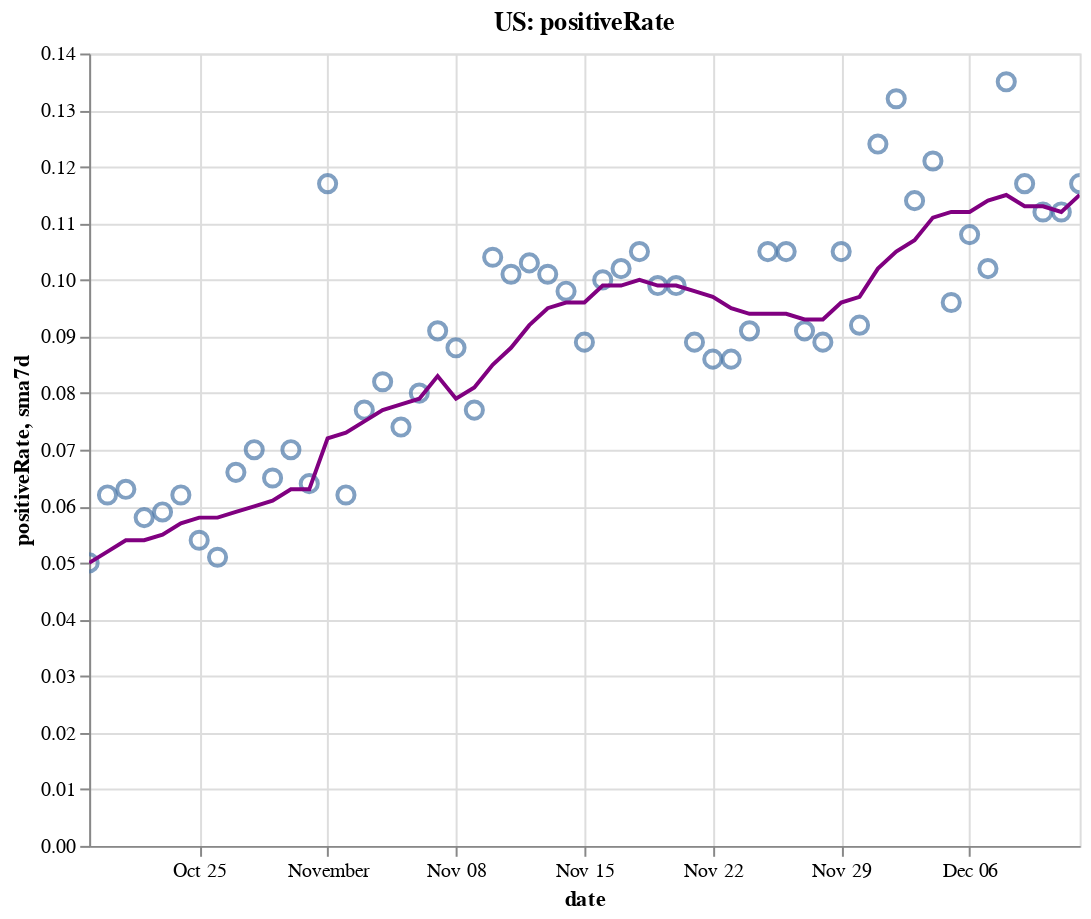

Source (notebook cell):
### Code cell
create_plot(us, 'positiveRate')

### Figure 1 — Vega-Lite specification as saved in the notebook (floating-point values rounded to 4 significant figures)
{"config": {"view": {"continuousWidth": 400, "continuousHeight": 300}}, "layer": [{"layer": [{"mark": {"type": "point", "size": 75}, "encoding": {"tooltip": [{"type": "temporal", "field": "date"}, {"type": "quantitative", "field": "positiveRate"}, {"type": "quantitative", "field": "sma7d"}], "x": {"type": "temporal", "field": "date"}, "y": {"type": "quantitative", "field": "positiveRate"}}, "selection": {"selector004": {"type": "interval", "bind": "scales", "encodings": ["x", "y"]}}}, {"mark": {"type": "line", "color": "purple"}, "encoding": {"x": {"type": "temporal", "field": "date"}, "y": {"type": "quantitative", "field": "sma7d"}}}]}, {"mark": {"type": "rule", "color": "#aaa"}, "encoding": {"x": {"type": "temporal", "field": "date"}}, "transform": [{"filter": {"selection": "selector003"}}]}, {"mark": "circle", "encoding": {"opacity": {"condition": {"value": 1, "selection": "selector003"}, "value": 0}, "tooltip": [{"type": "temporal", "field": "date"}, {"type": "quantitative", "field": "positiveRate"}, {"type": "quantitative", "field": "sma7d"}], "x": {"type": "temporal", "field": "date"}, "y": {"type": "quantitative", "field": "positiveRate"}}, "selection": {"selector003": {"type": "single", "encodings": ["x"], "on": "mouseover", "nearest": true, "empty": "none"}}}, {"mark": {"type": "text", "align": "left", "dx": 5, "dy": -5, "stroke": "white", "strokeWidth": 2}, "encoding": {"text": {"type": "quantitative", "field": "positiveRate"}, "tooltip": [{"type": "temporal", "field": "date"}, {"type": "quantitative", "field": "positiveRate"}, {"type": "quantitative", "field": "sma7d"}], "x": {"type": "temporal", "field": "date"}, "y": {"type": "quantitative", "field": "positiveRate"}}, "transform": [{"filter": {"selection": "selector003"}}]}, {"mark": {"type": "text", "align": "left", "dx": 5, "dy": -5}, "encoding": {"text": {"type": "quantitative", "field": "positiveRate"}, "tooltip": [{"type": "temporal", "field": "date"}, {"type": "quantitative", "field": "positiveRate"}, {"type": "quantitative", "field": "sma7d"}], "x": {"type": "temporal", "field": "date"}, "y": {"type": "quantitative", "field": "positiveRate"}}, "transform": [{"filter": {"selection": "selector003"}}]}], "data": {"name": "data-506cead395db84f249d49225f1dfb484"}, "height": 400, "title": "US: positiveRate", "width": 500, "$schema": "https://vega.github.io/schema/vega-lite/v4.8.1.json", "datasets": {"data-506cead395db84f249d49225f1dfb484": [{"date": "2020-10-19T00:00:00", "totalTestResultsIncrease": 1142000.0, "positiveIncrease": 57110.0, "death": 212100.0, "deathIncrease": 451.0, "positiveRate": 0.05, "state": "US", "sma7d": 0.05}, {"date": "2020-10-20T00:00:00", "totalTestResultsIncrease": 978100.0, "positiveIncrease": 60570.0, "death": 212900.0, "deathIncrease": 830.0, "positiveRate": 0.062, "state": "US", "sma7d": 0.052}, {"date": "2020-10-21T00:00:00", "totalTestResultsIncrease": 965900.0, "positiveIncrease": 60980.0, "death": 213900.0, "deathIncrease": 1025.0, "positiveRate": 0.063, "state": "US", "sma7d": 0.054}, {"date": "2020-10-22T00:00:00", "totalTestResultsIncrease": 1255000.0, "positiveIncrease": 73000.0, "death": 215100.0, "deathIncrease": 1126.0, "positiveRate": 0.058, "state": "US", "sma7d": 0.054}, {"date": "2020-10-23T00:00:00", "totalTestResultsIncrease": 1405000.0, "positiveIncrease": 82340.0, "death": 216000.0, "deathIncrease": 941.0, "positiveRate": 0.059, "state": "US", "sma7d": 0.055}, {"date": "2020-10-24T00:00:00", "totalTestResultsIncrease": 1342000.0, "positiveIncrease": 83320.0, "death": 216900.0, "deathIncrease": 897.0, "positiveRate": 0.062, "state": "US", "sma7d": 0.057}, {"date": "2020-10-25T00:00:00", "totalTestResultsIncrease": 1197000.0, "positiveIncrease": 64900.0, "death": 217300.0, "deathIncrease": 387.0, "positiveRate": 0.054, "state": "US", "sma7d": 0.058}, {"date": "2020-10-26T00:00:00", "totalTestResultsIncrease": 1215000.0, "positiveIncrease": 62540.0, "death": 217700.0, "deathIncrease": 399.0, "positiveRate": 0.051, "state": "US", "sma7d": 0.058}, {"date": "2020-10-27T00:00:00", "totalTestResultsIncrease": 1097000.0, "positiveIncrease": 72100.0, "death": 218600.0, "deathIncrease": 929.0, "positiveRate": 0.066, "state": "US", "sma7d": 0.059}, {"date": "2020-10-28T00:00:00", "totalTestResultsIncrease": 1129000.0, "positiveIncrease": 78790.0, "death": 219700.0, "deathIncrease": 1045.0, "positiveRate": 0.07, "state": "US", "sma7d": 0.06}, {"date": "2020-10-29T00:00:00", "totalTestResultsIncrease": 1355000.0, "positiveIncrease": 88730.0, "death": 220700.0, "deathIncrease": 1055.0, "positiveRate": 0.065, "state": "US", "sma7d": 0.061}, {"date": "2020-10-30T00:00:00", "totalTestResultsIncrease": 1389000.0, "positiveIncrease": 97260.0, "death": 221700.0, "deathIncrease": 947.0, "positiveRate": 0.07, "state": "US", "sma7d": 0.063}, {"date": "2020-10-31T00:00:00", "totalTestResultsIncrease": 1422000.0, "positiveIncrease": 90610.0, "death": 222600.0, "deathIncrease": 970.0, "positiveRate": 0.064, "state": "US", "sma7d": 0.063}, {"date": "2020-11-01T00:00:00", "totalTestResultsIncrease": 1203000.0, "positiveIncrease": 141300.0, "death": 223000.0, "deathIncrease": 398.0, "positiveRate": 0.117, "state": "US", "sma7d": 0.072}, {"date": "2020-11-02T00:00:00", "totalTestResultsIncrease": 1338000.0, "positiveIncrease": 83100.0, "death": 223500.0, "deathIncrease": 474.0, "positiveRate": 0.062, "state": "US", "sma7d": 0.073}, {"date": "2020-11-03T00:00:00", "totalTestResultsIncrease": 1162000.0, "positiveIncrease": 89860.0, "death": 225000.0, "deathIncrease": 1525.0, "positiveRate": 0.077, "state": "US", "sma7d": 0.075}, {"date": "2020-11-04T00:00:00", "totalTestResultsIncrease": 1257000.0, "positiveIncrease": 103600.0, "death": 226200.0, "deathIncrease": 1126.0, "positiveRate": 0.082, "state": "US", "sma7d": 0.077}, {"date": "2020-11-05T00:00:00", "totalTestResultsIncrease": 1598000.0, "positiveIncrease": 118100.0, "death": 227300.0, "deathIncrease": 1155.0, "positiveRate": 0.074, "state": "US", "sma7d": 0.078}, {"date": "2020-11-06T00:00:00", "totalTestResultsIncrease": 1595000.0, "positiveIncrease": 127500.0, "death": 228500.0, "deathIncrease": 1186.0, "positiveRate": 0.08, "state": "US", "sma7d": 0.079}, {"date": "2020-11-07T00:00:00", "totalTestResultsIncrease": 1440000.0, "positiveIncrease": 130800.0, "death": 229600.0, "deathIncrease": 1132.0, "positiveRate": 0.091, "state": "US", "sma7d": 0.083}, {"date": "2020-11-08T00:00:00", "totalTestResultsIncrease": 1268000.0, "positiveIncrease": 111500.0, "death": 230100.0, "deathIncrease": 501.0, "positiveRate": 0.088, "state": "US", "sma7d": 0.079}, {"date": "2020-11-09T00:00:00", "totalTestResultsIncrease": 1525000.0, "positiveIncrease": 117500.0, "death": 230700.0, "deathIncrease": 580.0, "positiveRate": 0.077, "state": "US", "sma7d": 0.081}, {"date": "2020-11-10T00:00:00", "totalTestResultsIncrease": 1281000.0, "positiveIncrease": 133000.0, "death": 232100.0, "deathIncrease": 1357.0, "positiveRate": 0.104, "state": "US", "sma7d": 0.085}, {"date": "2020-11-11T00:00:00", "totalTestResultsIncrease": 1459000.0, "positiveIncrease": 146900.0, "death": 233700.0, "deathIncrease": 1579.0, "positiveRate": 0.101, "state": "US", "sma7d": 0.088}, {"date": "2020-11-12T00:00:00", "totalTestResultsIncrease": 1500000.0, "positiveIncrease": 154200.0, "death": 234800.0, "deathIncrease": 1111.0, "positiveRate": 0.103, "state": "US", "sma7d": 0.092}, {"date": "2020-11-13T00:00:00", "totalTestResultsIncrease": 1733000.0, "positiveIncrease": 174500.0, "death": 236100.0, "deathIncrease": 1304.0, "positiveRate": 0.101, "state": "US", "sma7d": 0.095}, {"date": "2020-11-14T00:00:00", "totalTestResultsIncrease": 1691000.0, "positiveIncrease": 165800.0, "death": 237400.0, "deathIncrease": 1352.0, "positiveRate": 0.098, "state": "US", "sma7d": 0.096}, {"date": "2020-11-15T00:00:00", "totalTestResultsIncrease": 1634000.0, "positiveIncrease": 145800.0, "death": 238100.0, "deathIncrease": 708.0, "positiveRate": 0.089, "state": "US", "sma7d": 0.096}, {"date": "2020-11-16T00:00:00", "totalTestResultsIncrease": 1499000.0, "positiveIncrease": 149500.0, "death": 238700.0, "deathIncrease": 609.0, "positiveRate": 0.1, "state": "US", "sma7d": 0.099}, {"date": "2020-11-17T00:00:00", "totalTestResultsIncrease": 1550000.0, "positiveIncrease": 158800.0, "death": 240300.0, "deathIncrease": 1562.0, "positiveRate": 0.102, "state": "US", "sma7d": 0.099}, {"date": "2020-11-18T00:00:00", "totalTestResultsIncrease": 1585000.0, "positiveIncrease": 166200.0, "death": 242200.0, "deathIncrease": 1882.0, "positiveRate": 0.105, "state": "US", "sma7d": 0.1}, {"date": "2020-11-19T00:00:00", "totalTestResultsIncrease": 1867000.0, "positiveIncrease": 184700.0, "death": 244200.0, "deathIncrease": 2020.0, "positiveRate": 0.099, "state": "US", "sma7d": 0.099}, {"date": "2020-11-20T00:00:00", "totalTestResultsIncrease": 1959000.0, "positiveIncrease": 194800.0, "death": 246100.0, "deathIncrease": 1894.0, "positiveRate": 0.099, "state": "US", "sma7d": 0.099}, {"date": "2020-11-21T00:00:00", "totalTestResultsIncrease": 2048000.0, "positiveIncrease": 181900.0, "death": 247600.0, "deathIncrease": 1554.0, "positiveRate": 0.089, "state": "US", "sma7d": 0.098}, {"date": "2020-11-22T00:00:00", "totalTestResultsIncrease": 1761000.0, "positiveIncrease": 151900.0, "death": 248600.0, "deathIncrease": 917.0, "positiveRate": 0.086, "state": "US", "sma7d": 0.097}, {"date": "2020-11-23T00:00:00", "totalTestResultsIncrease": 1772000.0, "positiveIncrease": 151900.0, "death": 249400.0, "deathIncrease": 858.0, "positiveRate": 0.086, "state": "US", "sma7d": 0.095}, {"date": "2020-11-24T00:00:00", "totalTestResultsIncrease": 1853000.0, "positiveIncrease": 169300.0, "death": 251500.0, "deathIncrease": 2106.0, "positiveRate": 0.091, "state": "US", "sma7d": 0.094}, {"date": "2020-11-25T00:00:00", "totalTestResultsIncrease": 1776000.0, "positiveIncrease": 186900.0, "death": 253800.0, "deathIncrease": 2280.0, "positiveRate": 0.105, "state": "US", "sma7d": 0.094}, {"date": "2020-11-26T00:00:00", "totalTestResultsIncrease": 1220000.0, "positiveIncrease": 128400.0, "death": 255200.0, "deathIncrease": 1387.0, "positiveRate": 0.105, "state": "US", "sma7d": 0.094}, {"date": "2020-11-27T00:00:00", "totalTestResultsIncrease": 2132000.0, "positiveIncrease": 194200.0, "death": 256600.0, "deathIncrease": 1392.0, "positiveRate": 0.091, "state": "US", "sma7d": 0.093}, {"date": "2020-11-28T00:00:00", "totalTestResultsIncrease": 1740000.0, "positiveIncrease": 154900.0, "death": 257800.0, "deathIncrease": 1251.0, "positiveRate": 0.089, "state": "US", "sma7d": 0.093}, {"date": "2020-11-29T00:00:00", "totalTestResultsIncrease": 1299000.0, "positiveIncrease": 136100.0, "death": 258700.0, "deathIncrease": 823.0, "positiveRate": 0.105, "state": "US", "sma7d": 0.096}, {"date": "2020-11-30T00:00:00", "totalTestResultsIncrease": 1620000.0, "positiveIncrease": 148500.0, "death": 259700.0, "deathIncrease": 1035.0, "positiveRate": 0.092, "state": "US", "sma7d": 0.097}, {"date": "2020-12-01T00:00:00", "totalTestResultsIncrease": 1447000.0, "positiveIncrease": 179200.0, "death": 262200.0, "deathIncrease": 2506.0, "positiveRate": 0.124, "state": "US", "sma7d": 0.102}, {"date": "2020-12-02T00:00:00", "totalTestResultsIncrease": 1499000.0, "positiveIncrease": 198700.0, "death": 265000.0, "deathIncrease": 2804.0, "positiveRate": 0.132, "state": "US", "sma7d": 0.105}, {"date": "2020-12-03T00:00:00", "totalTestResultsIncrease": 1865000.0, "positiveIncrease": 213400.0, "death": 267800.0, "deathIncrease": 2825.0, "positiveRate": 0.114, "state": "US", "sma7d": 0.107}, {"date": "2020-12-04T00:00:00", "totalTestResultsIncrease": 1884000.0, "positiveIncrease": 228000.0, "death": 270400.0, "deathIncrease": 2573.0, "positiveRate": 0.121, "state": "US", "sma7d": 0.111}, {"date": "2020-12-05T00:00:00", "totalTestResultsIncrease": 2234000.0, "positiveIncrease": 215400.0, "death": 272900.0, "deathIncrease": 2480.0, "positiveRate": 0.096, "state": "US", "sma7d": 0.112}, {"date": "2020-12-06T00:00:00", "totalTestResultsIncrease": 1663000.0, "positiveIncrease": 179600.0, "death": 274000.0, "deathIncrease": 1145.0, "positiveRate": 0.108, "state": "US", "sma7d": 0.112}, {"date": "2020-12-07T00:00:00", "totalTestResultsIncrease": 1774000.0, "positiveIncrease": 180800.0, "death": 275300.0, "deathIncrease": 1297.0, "positiveRate": 0.102, "state": "US", "sma7d": 0.114}, {"date": "2020-12-08T00:00:00", "totalTestResultsIncrease": 1634000.0, "positiveIncrease": 220900.0, "death": 278000.0, "deathIncrease": 2697.0, "positiveRate": 0.135, "state": "US", "sma7d": 0.115}, {"date": "2020-12-09T00:00:00", "totalTestResultsIncrease": 1825000.0, "positiveIncrease": 213500.0, "death": 281200.0, "deathIncrease": 3170.0, "positiveRate": 0.117, "state": "US", "sma7d": 0.113}, {"date": "2020-12-10T00:00:00", "totalTestResultsIncrease": 1958000.0, "positiveIncrease": 218500.0, "death": 284300.0, "deathIncrease": 3115.0, "positiveRate": 0.112, "state": "US", "sma7d": 0.113}, {"date": "2020-12-11T00:00:00", "totalTestResultsIncrease": 2098000.0, "positiveIncrease": 234800.0, "death": 287100.0, "deathIncrease": 2749.0, "positiveRate": 0.112, "state": "US", "sma7d": 0.112}, {"date": "2020-12-12T00:00:00", "totalTestResultsIncrease": 1897000.0, "positiveIncrease": 222800.0, "death": 289400.0, "deathIncrease": 2459.0, "positiveRate": 0.117, "state": "US", "sma7d": 0.115}]}}
